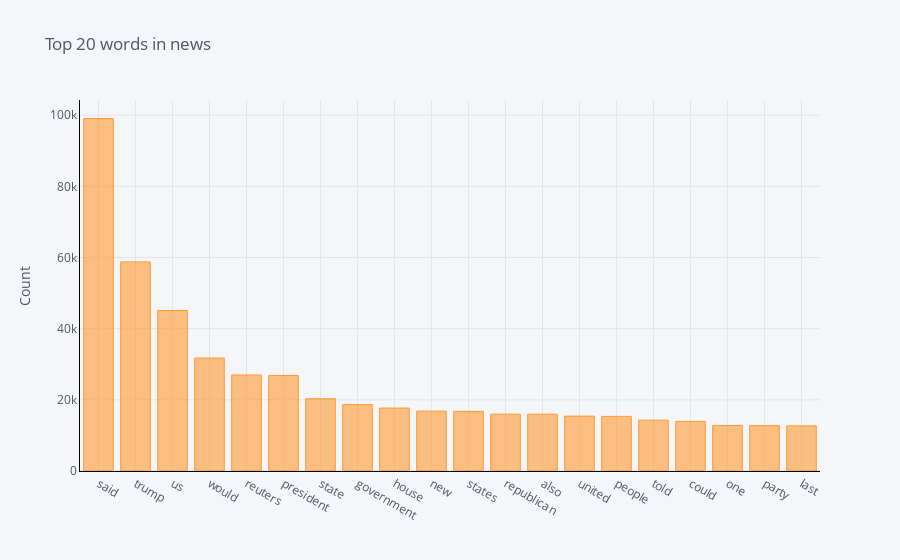

Notebook code cell kept with this figure:
### Code cell
# True
# Function to get top n words
def get_top_n_words(corpus, n=None):
    vec = CountVectorizer().fit(corpus)
    bag_of_words = vec.transform(corpus)
    sum_words = bag_of_words.sum(axis=0) 
    words_freq = [(word, sum_words[0, idx]) for word, idx in vec.vocabulary_.items()]
    words_freq =sorted(words_freq, key = lambda x: x[1], reverse=True)
    return words_freq[:n]

# Calling function and return only top 20 words
common_words = get_top_n_words(clean_news_true['news'], 20)

# Printing the word and frequency
for word, freq in common_words:
    print(word, freq)

# Creating the dataframe of word and frequency
df1 = pd.DataFrame(common_words, columns = ['news' , 'count'])

# Group by words and plot the sum
df1.groupby('news').sum()['count'].sort_values(ascending=False).iplot(
    kind='bar', yTitle='Count', linecolor='black', title='Top 20 words in news')

### Figure 1 — Plotly figure (JSON) as saved in the notebook; plotly's stock layout.template omitted (floating-point values rounded to 4 significant figures)
{"data": [{"marker": {"color": "rgba(255, 153, 51, 0.6)", "line": {"color": "rgba(255, 153, 51, 1.0)", "width": 1}}, "name": "count", "orientation": "v", "text": "", "type": "bar", "x": ["said", "trump", "us", "would", "reuters", "president", "state", "government", "house", "new", "states", "republican", "also", "united", "people", "told", "could", "one", "party", "last"], "y": [99057, 58773, 45115, 31755, 26989, 26827, 20315, 18654, 17689, 16822, 16772, 15971, 15964, 15423, 15348, 14284, 13938, 12804, 12756, 12685]}], "layout": {"legend": {"bgcolor": "#F5F6F9", "font": {"color": "#4D5663"}}, "paper_bgcolor": "#F5F6F9", "plot_bgcolor": "#F5F6F9", "title": {"font": {"color": "#4D5663"}, "text": "Top 20 words in news"}, "xaxis": {"gridcolor": "#E1E5ED", "linecolor": "black", "showgrid": true, "tickfont": {"color": "#4D5663"}, "title": {"font": {"color": "#4D5663"}, "text": ""}, "zerolinecolor": "#E1E5ED"}, "yaxis": {"gridcolor": "#E1E5ED", "linecolor": "black", "showgrid": true, "tickfont": {"color": "#4D5663"}, "title": {"font": {"color": "#4D5663"}, "text": "Count"}, "zerolinecolor": "#E1E5ED"}}}
